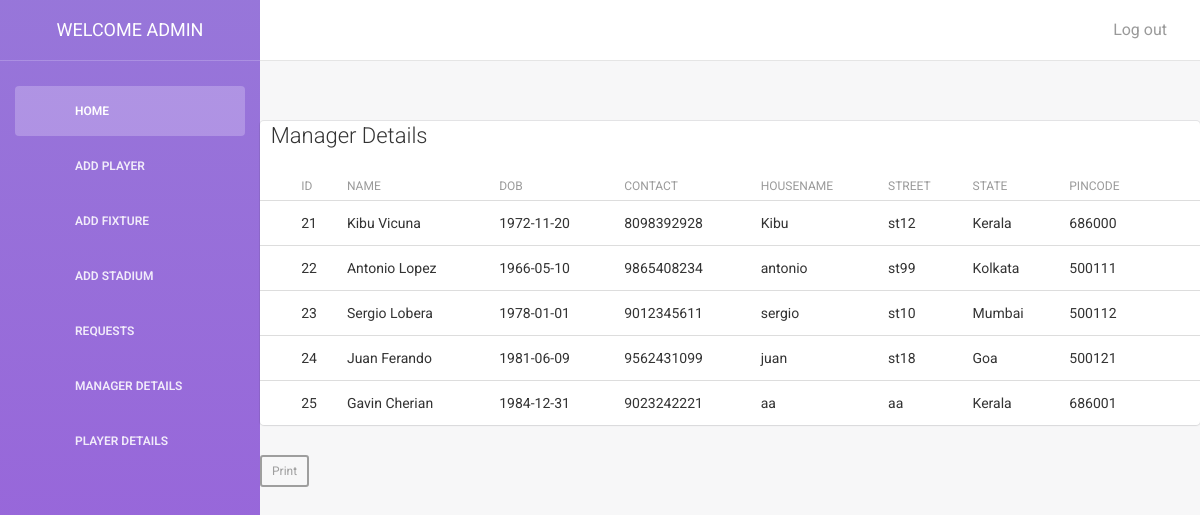
The app's page /admin/managerreport.php with its own data.
### tables this page shows
CREATE TABLE IF NOT EXISTS `tbl_manager` (
  `m_id` int(11) NOT NULL AUTO_INCREMENT,
  `firstname` text NOT NULL,
  `lastname` text NOT NULL,
  `email` text NOT NULL,
  `contact` bigint(20) NOT NULL,
  `dob` date NOT NULL,
  `housename` text NOT NULL,
  `street` text NOT NULL,
  `state` text NOT NULL,
  `pincode` int(15) NOT NULL,
  `password` text NOT NULL,
  PRIMARY KEY (`m_id`)
);

### admin/managerreport.php (the view, shortened to what this page needs)
<?php
include('connection.php');
if(!$con)
{
die("this is due to connection error".mysqli_connect_error($con));
}
else
{
      $selectquery="select * from tbl_manager";
       $result=mysqli_query($con,$selectquery);
       if(!$result)
      {
            die("invalid query".mysqli_error($con));
       }
      else
     {
?>
<!doctype html>
<html lang="en">
<head>
    <link href="assets/css/bootstrap.min.css" rel="stylesheet" />
    <link href="assets/css/animate.min.css" rel="stylesheet"/>
    <link href="assets/css/light-bootstrap-dashboard.css?v=1.4.0" rel="stylesheet"/>
    <link href="assets/css/demo.css" rel="stylesheet" />
    <link href="http://maxcdn.bootstrapcdn.com/font-awesome/4.2.0/css/font-awesome.min.css" rel="stylesheet">
    <link href="file:///C|/wamp64/www/Football Club/admin/assets/css/pe-icon-7-stroke.css" rel="stylesheet" />
</head>
<body>
<div class="wrapper">
    <div class="sidebar" data-color="purple" data-image="assets/img/sidebar-5.jpg">
      <div class="sidebar-wrapper">
            <div class="logo">
                <a href="http://www.creative-tim.com" class="simple-text">
                    WELCOME ADMIN
                </a>
            </div>
            <ul class="nav">
                <li  class="active">
                    <a href="dashboard.php">
                        <p>Home</p>
                    </a>
                </li>
                <li>
                    <a href="addplayer.php">
                        <p>Add Player</p>
                    </a>
                </li>
                <li>
                    <a href="addfixture.php">
                        <p>Add Fixture</p>
                    </a>
                </li>
                <li>
                    <a href="stadium.php">
                        <p>Add Stadium </p>
                    </a>
                </li>
                <li>
                    <a href="home.php">
                        <p>Requests </p>
                    </a>
                </li>
                  <li>
                    <a href="viewmanager.php">
                        <p>Manager Details </p>
                    </a>
                </li>
                <li >
                    <a href="viewplayer.php">
                        <p>Player Details </p>
                    </a>
                </li>
            </ul>
      </div>
    </div>
    <div class="main-panel">
        <nav class="navbar navbar-default navbar-fixed">
            <div class="container-fluid">
                <div class="navbar-header">
                    <a class="navbar-brand"></a>
                </div>
                <div class="collapse navbar-collapse">
                    <ul class="nav navbar-nav navbar-right">
                        <li>
                            <a href="login.php">
                                <p>Log out</p>
                            </a>
                        </li>
                    </ul>
                </div>
            </div>
        </nav>
<div class="content pb-0">
   <div class="orders">
      <div class="row">
        <div class="col-xl-12">
          <div class="card">
            <div id='printMe'>
            <div class="card-body">
               <h4 class="box-title">&nbsp&nbspManager Details
               </h4>
            </div>
            <div class="card-body--">
               <div class="table-stats order-table ov-h">
                 <table class="table ">
                   <thead>
                     <tr>
                        <th class="serial"></th>
                         <th>ID</th>
                        <th>Name</th>
                        <th>DOB</th>
                        <th>Contact</th>
                        <th>Housename</th>
                        <th>Street</th>
                         <th>State</th>
                        <th>Pincode</th>
                     </tr>
                   </thead>
                   <tbody>
                     <tr>
                        <?php
                         if(mysqli_num_rows($result) > 0)
           {
    while($row=mysqli_fetch_array($result))
    {
     ?>
       <td class="serial"></td>
     <td><?php echo $row['m_id']." "; ?></td>
        <td><?php echo $row['firstname']." ".$row['lastname']; ?></td>
      <td><?php echo $row['dob']." "; ?></td>
      <td><?php echo $row['contact']." "; ?></td>
      <td><?php echo $row['housename']." "; ?></td>
      <td><?php echo $row['street']." "; ?></td>
      <td><?php echo $row['state']." "; ?></td>
      <td><?php echo $row['pincode']." "; ?></td>
      <td>
   </td>
                    </tr>
              <?php
                    }
                    } else
            {
                    ?>
                    <tr><td> NO  RECORD </td></tr>
                    <?php
                     }
                     }
                         }
                    ?>
                   </tbody>
                 </table>
               </div>
            </div>
          </div>
        </div><button class="btn btn-sm btn-secondary" onclick="printDiv('printMe')">Print </button>
      </div>
   </div>
</div>
</body>
</html>

### records on screen
tbl_manager: m_id "21", firstname "Kibu", lastname "Vicuna", dob "1972-11-20", contact "8098392928", housename "Kibu", street "st12", state "Kerala", pincode "686000"
tbl_manager: m_id "22", firstname "Antonio", lastname "Lopez", dob "1966-05-10", contact "9865408234", housename "antonio", street "st99", state "Kolkata", pincode "500111"
tbl_manager: m_id "23", firstname "Sergio", lastname "Lobera", dob "1978-01-01", contact "9012345611", housename "sergio", street "st10", state "Mumbai", pincode "500112"
tbl_manager: m_id "24", firstname "Juan", lastname "Ferando", dob "1981-06-09", contact "9562431099", housename "juan", street "st18", state "Goa", pincode "500121"
tbl_manager: m_id "25", firstname "Gavin", lastname "Cherian", dob "1984-12-31", contact "9023242221", housename "aa", street "aa", state "Kerala", pincode "686001"
